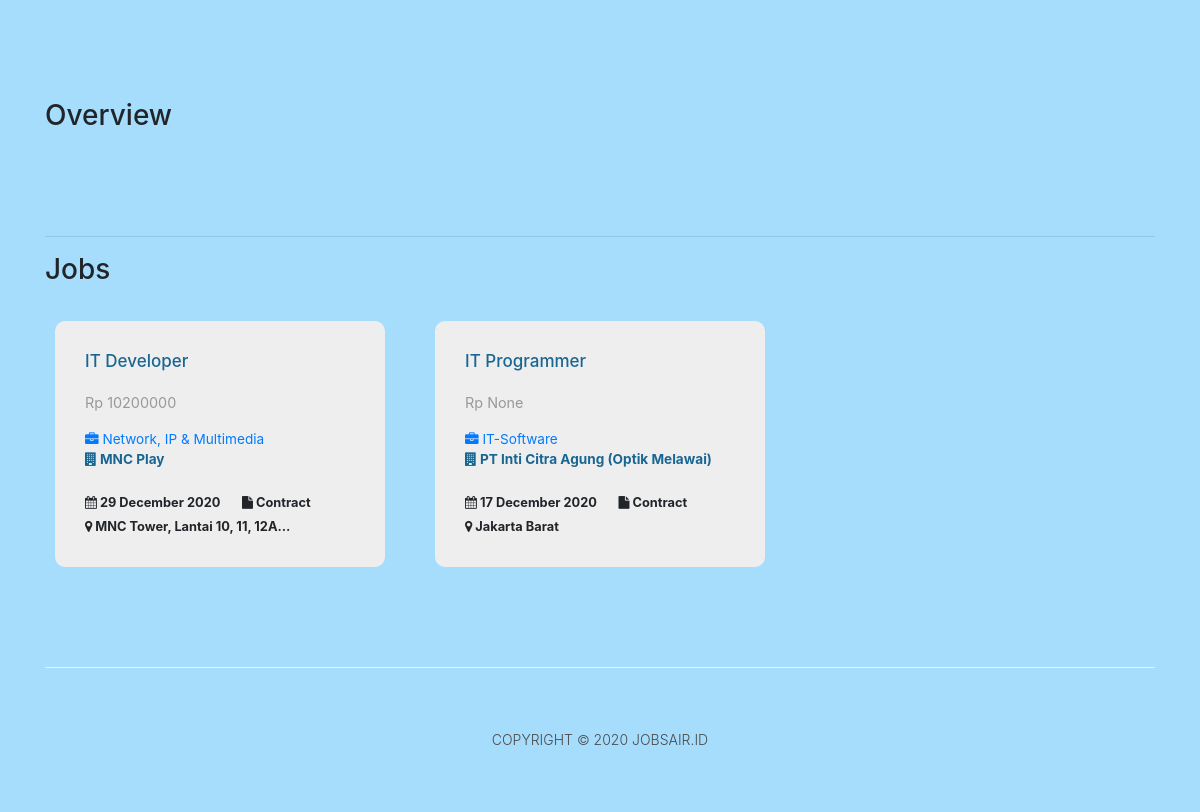
The app's page /profile/3/ (lower part), older data.
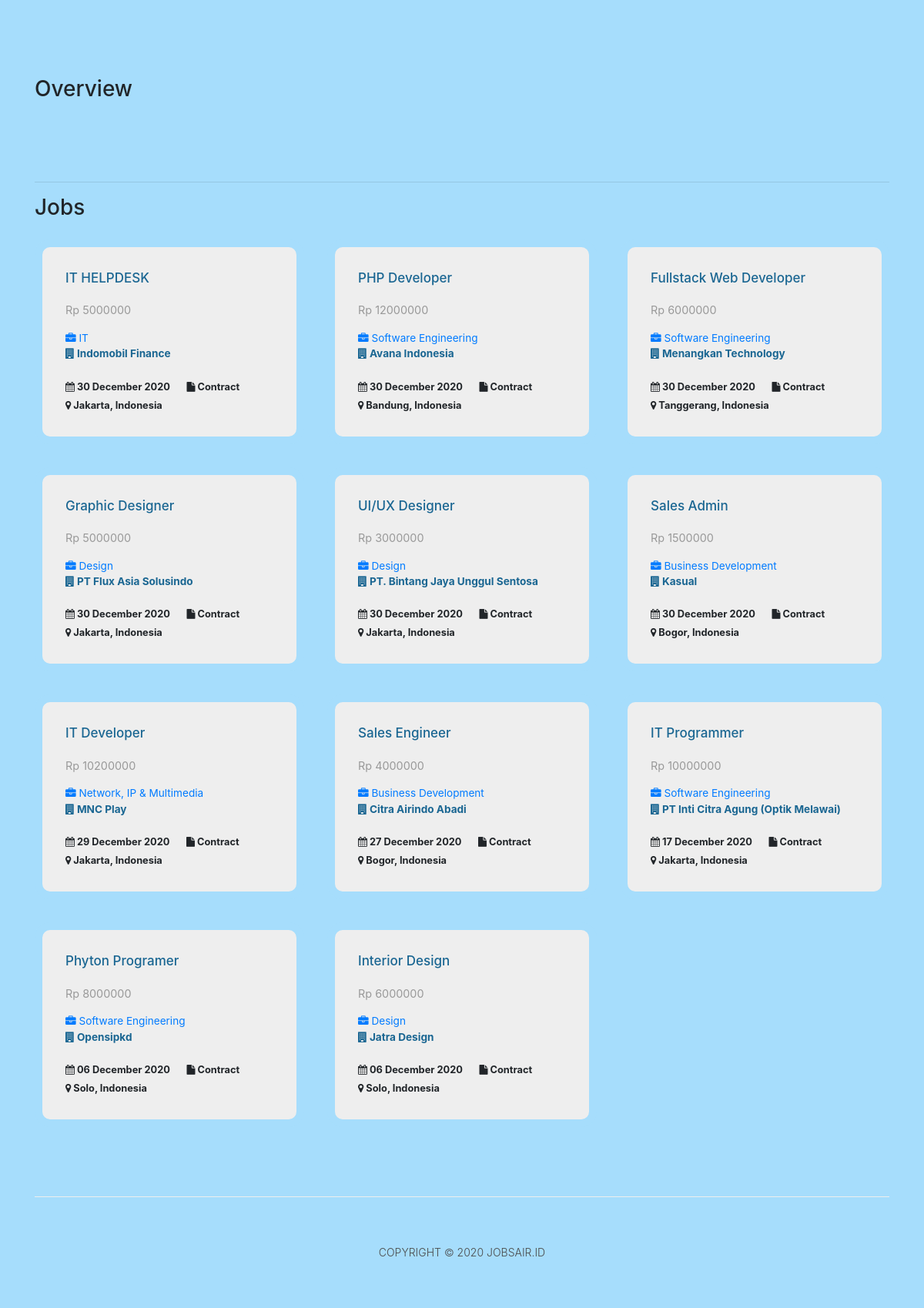
The same page, newer data.
### Jobsair_id/models.py (models this page shows, shortened)
class Post(models.Model):
    author = models.ForeignKey(settings.AUTH_USER_MODEL,
                               on_delete=models.CASCADE)
    company = models.CharField(max_length=100)
    title = models.CharField(max_length=100)
    category = models.CharField(max_length=100, default='uncategorized')
    salary = models.BigIntegerField(blank=True, null=True)
    job_desc = models.TextField()
    created_date = models.DateTimeField(default=timezone.now)
    published_date = models.DateTimeField(blank=True, null=True)
    email = models.EmailField()
    address = models.TextField(blank=True, null=True)
    comp_link = models.URLField(blank=True, null=True)

### Jobsair_id/views.py (the view)
# urls.py: path('profile/<int:id>/', views.profile, name='profile') ]
def profile(request, id):
    profile = get_object_or_404(User, id=id)
    posts = Post.objects.filter(
            author__username=profile.username
            ).order_by('published_date').reverse()
    paginator = Paginator(posts, 12)
    page_number = request.GET.get('page', 1)
    page = paginator.get_page(page_number)
    return render(request, 'Jobsair_id/profile.html', {'profile': profile, 'page': page})

### Jobsair_id/templates/Jobsair_id/profile.html (shortened to what this page needs)
{% extends 'Jobsair_id/base.html' %}
{% load static %}
{% block content %}
  <div class="products">
    <div class="container">
      <div class="form-group">
        <h3>Overview</h3>
      </div>
      <br>
      <br>
      <br>
      <hr>
      <h3>Jobs</h3>
      <br>
      <div class="row">
        <div class="col-md-12">
          <div class="row">
          {% for post in page %}
            <div class="col-md-4">
              <div class="product-item">
                <div class="down-content">
                  <a href="{% url 'post_detail' pk=post.pk %}"><h4>{{ post.title }}</h4></a>
                  <h6><small>Rp {{ post.salary }}</small></h6>
                  <h4>
                    <small><a href="{% url 'job_category' post.category %}">
                    <i class="fa fa-briefcase"></i> {{ post.category }} </a>
                    <br>
                    <strong><i class="fa fa-building"></i> {{ post.company }}</strong></small>
                  </h4>
                  <small>
                       <strong title="Posted on"><i class="fa fa-calendar"></i> {{ post.published_date | date:'d F Y' }}</strong> &nbsp;&nbsp;&nbsp;&nbsp;
                       <strong title="Type"><i class="fa fa-file"></i> Contract</strong>
                       <br>
                       <strong title="Location"><i class="fa fa-map-marker"></i> {{ post.address|truncatechars:30 }}</strong>
                  </small>
                </div>
              </div>
            </div>
          {% endfor %}
          </div>
        </div>
      </div>
    </div>
  </div>
{% endblock %}

Row changes from the older to the newer data that the page shows:
added Post: title "IT HELPDESK", salary "5000000", category "IT", company "Indomobil Finance", published_date "30 December 2020", address "Jakarta, Indonesia"
added Post: title "PHP Developer", salary "12000000", category "Software Engineering", company "Avana Indonesia", published_date "30 December 2020", address "Bandung, Indonesia"
added Post: title "Fullstack Web Developer", salary "6000000", category "Software Engineering", company "Menangkan Technology", published_date "30 December 2020", address "Tanggerang, Indonesia"
added Post: title "Graphic Designer", salary "5000000", category "Design", company "PT Flux Asia Solusindo", published_date "30 December 2020", address "Jakarta, Indonesia"
added Post: title "UI/UX Designer", salary "3000000", category "Design", company "PT. Bintang Jaya Unggul Sentosa", published_date "30 December 2020", address "Jakarta, Indonesia"
added Post: title "Sales Admin", salary "1500000", category "Business Development", company "Kasual", published_date "30 December 2020", address "Bogor, Indonesia"
changed Post "IT Developer": address "MNC Tower, Lantai 10, 11, 12A…" → "Jakarta, Indonesia"
added Post: title "Sales Engineer", salary "4000000", category "Business Development", company "Citra Airindo Abadi", published_date "27 December 2020", address "Bogor, Indonesia"
changed Post "IT Programmer": salary "None" → "10000000"; category "IT-Software" → "Software Engineering"; address "Jakarta Barat" → "Jakarta, Indonesia"
added Post: title "Phyton Programer", salary "8000000", category "Software Engineering", company "Opensipkd", published_date "06 December 2020", address "Solo, Indonesia"
added Post: title "Interior Design", salary "6000000", category "Design", company "Jatra Design", published_date "06 December 2020", address "Solo, Indonesia"
